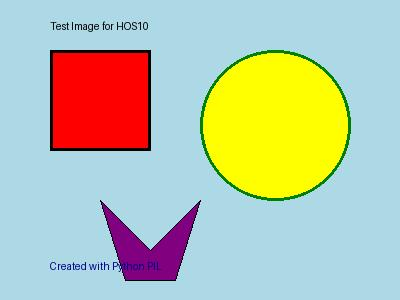
#> input picture cityU_test_image.jpg, 400 x 300 px
$ python HOS10.py
#> lines starting #> are read from the running program, lines starting #| are printed output that depends on the picture
from PIL import Image

def rotate_image(image_path, degrees):
    """
    Rotate an image by specified degrees and save it as a new file.

    Args:
        image_path (str): Path to the input image file
        degrees (int): Degrees to rotate the image (positive for clockwise)
    """
#> called with image_path = 'cityU_test_image.jpg', degrees = 90
    # Open the image file
    image = Image.open(image_path)
#> image is the input picture: PIL image 400x300 RGB; mean R, G, B 185, 194.9, 172.6

    # Rotate the image by the specified degrees
    rotated_image = image.rotate(degrees)
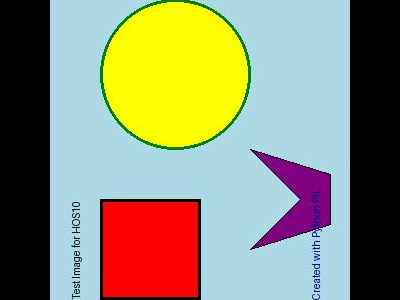
#> rotated_image: PIL image 400x300 RGB; mean R, G, B 141.5, 140.9, 115.2

    # Save the rotated image with a new filename
    rotated_image.save("rotated_image.jpg")

    # Print confirmation message
    print("Image rotated and saved as rotated_image.jpg")

# Example usage with the CityU test image
rotate_image("cityU_test_image.jpg", 90)
